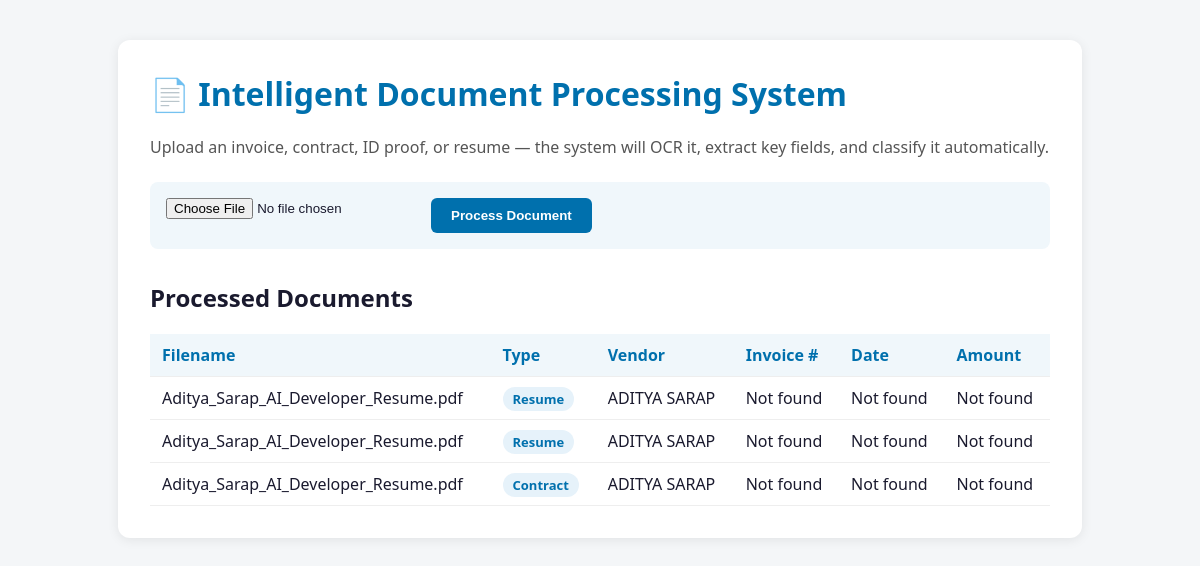
The page / on the database its author committed.
### tables this page shows
CREATE TABLE documents (
            id INTEGER PRIMARY KEY AUTOINCREMENT,
            filename TEXT,
            doc_type TEXT,
            vendor TEXT,
            invoice_number TEXT,
            date TEXT,
            amount TEXT,
            raw_text TEXT
        );

### app.py (the view)
@app.route("/", methods=["GET"])
def index():
    documents = get_all_documents()
    return render_template("index.html", documents=documents)

### database.py (called while the page is built)
def get_all_documents():
    conn = sqlite3.connect(DB_PATH)
    cur = conn.cursor()
    cur.execute("SELECT id, filename, doc_type, vendor, invoice_number, date, amount FROM documents ORDER BY id DESC")
    rows = cur.fetchall()
    conn.close()
    return rows

### templates/index.html (shortened to what this page needs)
<!DOCTYPE html>
<html lang="en">
<head>
  <link rel="stylesheet" href="{{ url_for('static', filename='style.css') }}">
</head>
<body>
  <div class="container">
    <h1>📄 Intelligent Document Processing System</h1>
    <p class="subtitle">Upload an invoice, contract, ID proof, or resume — the system will OCR it, extract key fields, and classify it automatically.</p>
    <form action="/upload" method="post" enctype="multipart/form-data" class="upload-form">
      <input type="file" name="document" accept=".png,.jpg,.jpeg,.pdf" required>
      <button type="submit">Process Document</button>
    </form>
    <h2>Processed Documents</h2>
    <table>
      <thead>
        <tr>
          <th>Filename</th>
          <th>Type</th>
          <th>Vendor</th>
          <th>Invoice #</th>
          <th>Date</th>
          <th>Amount</th>
        </tr>
      </thead>
      <tbody>
        {% for doc in documents %}
        <tr>
          <td>{{ doc[1] }}</td>
          <td><span class="badge">{{ doc[2] }}</span></td>
          <td>{{ doc[3] }}</td>
          <td>{{ doc[4] }}</td>
          <td>{{ doc[5] }}</td>
          <td>{{ doc[6] }}</td>
        </tr>
        {% else %}
        <tr><td colspan="6" class="empty">No documents processed yet.</td></tr>
        {% endfor %}
      </tbody>
    </table>
  </div>
</body>
</html>

### static/style.css (style rules this page uses)
body { font-family: 'Segoe UI', Arial, sans-serif; background: #f4f6f8; margin: 0; padding: 40px; color: #1a1a2e; }
.container { max-width: 900px; margin: 0 auto; background: #fff; padding: 32px; border-radius: 12px; box-shadow: 0 2px 12px rgba(0,0,0,0.08); }
h1 { margin-top: 0; color: #0070AD; }
.subtitle { color: #555; margin-bottom: 24px; }
.upload-form { display: flex; gap: 12px; margin-bottom: 32px; padding: 16px; background: #f0f7fb; border-radius: 8px; }
button { background: #0070AD; color: white; border: none; padding: 10px 20px; border-radius: 6px; cursor: pointer; font-weight: 600; }
table { width: 100%; border-collapse: collapse; margin-top: 12px; }
th, td { padding: 10px 12px; text-align: left; border-bottom: 1px solid #eee; }
th { background: #f0f7fb; color: #0070AD; }
.badge { background: #E6F2FA; color: #0070AD; padding: 3px 10px; border-radius: 12px; font-size: 13px; font-weight: 600; }

### rows shown on the page
documents: filename "Aditya_Sarap_AI_Developer_Resume.pdf", doc_type "Resume", vendor "ADITYA SARAP", invoice_number "Not found", date "Not found", amount "Not found"
documents: filename "Aditya_Sarap_AI_Developer_Resume.pdf", doc_type "Resume", vendor "ADITYA SARAP", invoice_number "Not found", date "Not found", amount "Not found"
documents: filename "Aditya_Sarap_AI_Developer_Resume.pdf", doc_type "Contract", vendor "ADITYA SARAP", invoice_number "Not found", date "Not found", amount "Not found"
